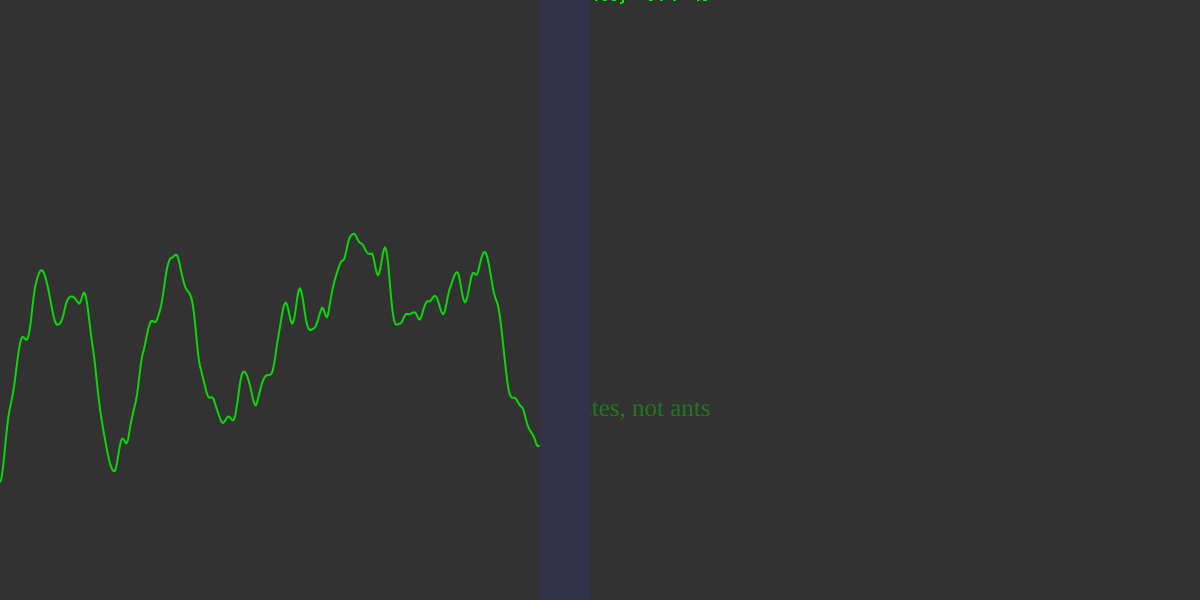
Frame 1 (no input)
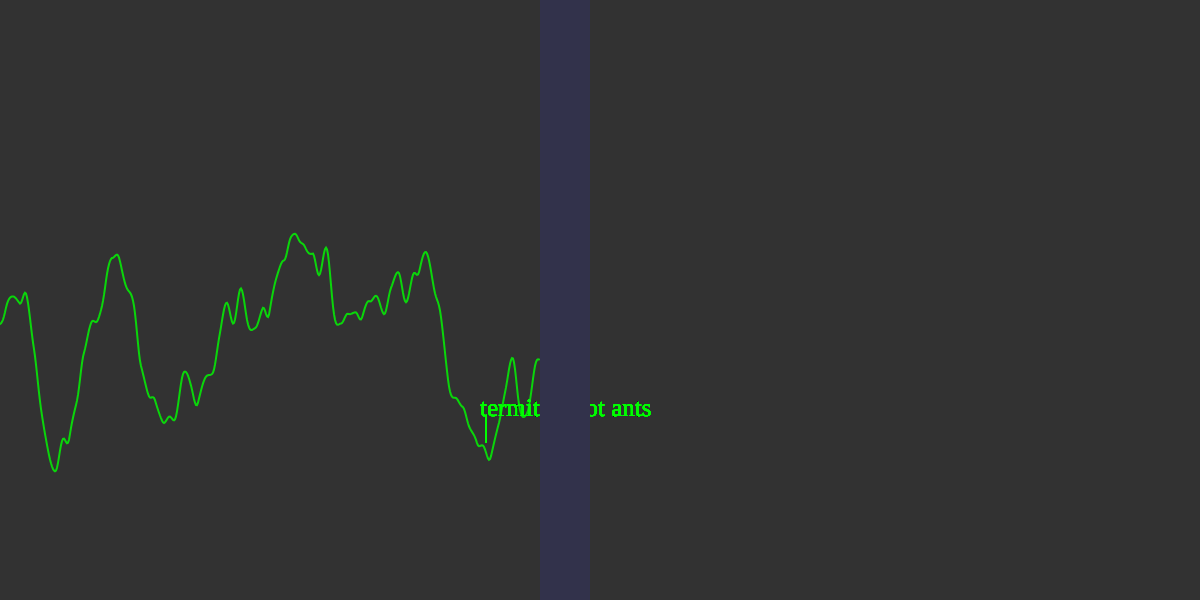
Frame 60 (no input)
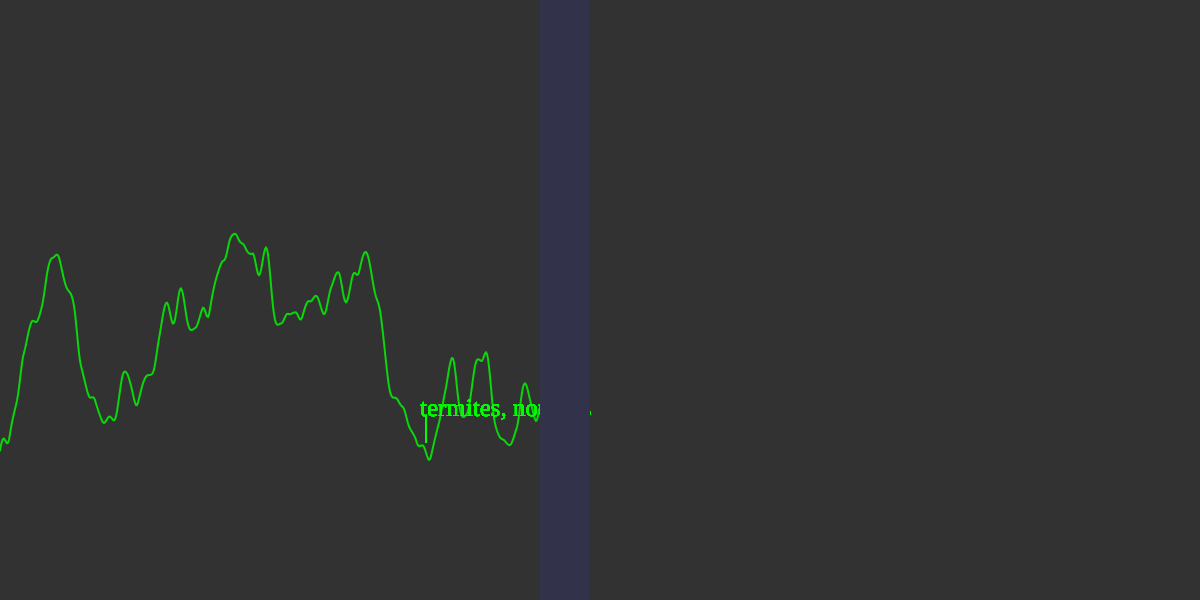
Frame 120 (the mouse pressed at the canvas centre since frame 60)

The p5.js sketch that drew these frames (run headless with seeded random() and noise() and a simulated clock; from frame 60 on, the mouse is pressed at the canvas centre):

// p5.js sketch
// ── sketch.js
let phr1 = ['field note', 'ants', 'termites, not ants', 'spikes', 'dreams of collapse', 'elastic waistlines', 'precipitous fall', 'a story unshared','desirelessness & moping','that upper lip thing']
let phr2 = ['placebos','pulses','pulsing', 'plagues', 'porches','personal "brand"','the stumbles', 'feeling stalked','clam sighting', 'love of stumbling','another vortex','feeling stalked']
let phr3 = ['salt mine', 'salt farm','salty taste','salty rhyme','quite salty', 'very salty','not enough salt','that salty thing']
let word1 
let word2 
let word3 
let inc = 0.0175;
let inc2 = 0.015
let start = 0;
let start2 =0
let dep = 300;
let secTrig 
let firstX 
let firstX2
let altY = 0
let altY2 = 0
let line1Offset = 30
let line2Offset = 40 
let pinkLine1Offset = 30
let secondX = 300;
let secondY = 0
let hasHit = false;
let hasStarted = false;
let hasStarted2 = false; 
let startSecond = false;
let tDescent 
let halfMinus
let tWidth1, tWidth2

function setup() {
  createCanvas(windowWidth, 600);
  halfMinus = width/2 - width/20
  frameRate(80);
  firstX = halfMinus -1
  firstX2 = halfMinus - 2
  textFont('georgia',[25])
  tDescent = textDescent()
  noStroke()
  secTrig = random(50)+width/4
  word1 = random(phr1)
  word2 = random(phr2)
  word3 = random(phr3)
}

function draw() {
  background(50);
  beginShape();
  var xoff = start;
  var xoff2 = start2

  for (var x = 0; x < halfMinus; x++) {
    if (!hasStarted && x == firstX) {
      altY = y - line1Offset
      console.log('the altY is ', altY)
      hasStarted = true
    }

    noFill();
    strokeWeight(2)
    stroke('rgba(0,255,0, 0.80)');
    var y = noise(xoff) * height+80;
    vertex(x, y);

    xoff += inc;

    
    // experiment with boundaries of where they can spawn - e.g. if firstX is between 100 and 200, make sure secondX is between 300 & 400
    
    let interval2 = int(random(halfMinus, halfMinus-1))
    // spawning "no"/secondX when "yes" gets below 100 x position
    if (firstX < secTrig && !startSecond && x == interval2) {
      secondX = interval2
      secondY = y - line2Offset
      word2 = random(phr2)
      tWidth2 = textWidth(word2)
      //use boolean to make sure only one of these spawns at a time
      startSecond = true
      secTrig = random(100)+width/3
    }
    // respawning firstX when it gets below 0
    let randomInterval = int(random(halfMinus-50, width/2))
    if (firstX <= 0 && x == randomInterval){
        firstX = randomInterval
        altY = y - line1Offset
        word1 = random(phr1)
        tWidth1 = textWidth(word1)

    }
    
    if (startSecond) {
      push()
      noStroke()
      fill('rgba(0,255,0, 0.33)')
      text(word2, secondX, secondY)
      pop()
      line(secondX + tDescent, secondY+line2Offset/5, secondX + 5,secondY+(line2Offset*.85))
    }
    if (startSecond && secondX <= 0) {
      //turn off "no" when its X gets below 0
      startSecond = false
    }
      push()
      fill('rgba(0,255,0, 0.33)')
      noStroke()
      // console.log('the text is 1, altY is ', altY)
      text(word1, firstX, altY);
      pop()
      line(firstX + tDescent, altY, firstX + tDescent, altY+(line1Offset*.85))// the second two coordinates are where the line meets the noise curve

    }

  push()
  fill(50,50,75)
  noStroke()
  rect(halfMinus,0, 50,height)
  pop()
  endShape();
  firstX--
  secondX--

  start += inc;
}
